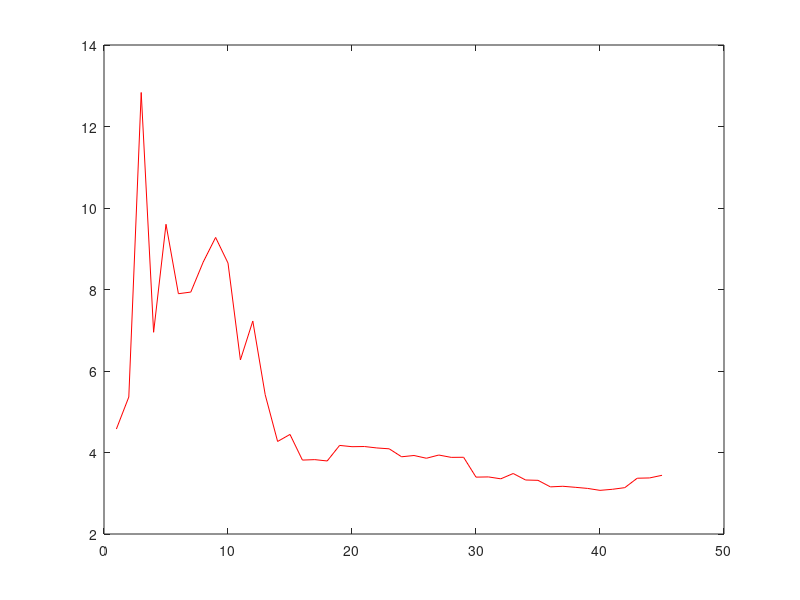

The MATLAB script that drew this image:
% dyn.m


x = [3.326533204169141,3.9835345565183555,3.3203120498193845,2.257956243971212,1.632309651307649,1.4770243793540523,2.061019908637111,1.4442034288650447,1.520617385952716,1.6841492249099408,1.6670241236969083,1.6700876211587976,1.555702740809888,1.6391737598417127,1.7837452582805076,1.6245466708653755,1.5633836523898872,1.68302196437614,1.5223581383925686,1.5719229813328142,1.594641817099795,1.520696363947153,1.7011711659348032,1.6541414145060778,1.6884158695546476,1.872527577839628,1.8462903537158128,1.8704807350613915,1.8809441673383818,1.891652431685224,1.9405420627364416,2.132449841989497,2.0670265825899135,2.074819324335105,2.2949461026441154,2.429009419993128,2.3870444340571564,2.5223055484717243,2.4781524067741723,2.5198813018304613,2.590004610811135,2.5915136826609646,2.505324951121341,2.569700233345906,2.7105388364120793];
x = [4.577024260617846,5.362306342652194,12.834789912685352,6.9504235429360435,9.601051674847582,7.896666653302388,7.936893055975386,8.673089597233076,9.277499429174712,8.64833588951208,6.2713328621856945,7.225983655044142,5.417942315262063,4.270846448373552,4.4432652064644405,3.8139817856914773,3.8250242269477623,3.7923667279993896,4.174060574834894,4.142623866596682,4.146891347214763,4.1118441024503,4.090544676443902,3.895154023973002,3.9265262709872344,3.859002388073198,3.9378028789638257,3.880683673191347,3.882931367748019,3.3956293600659704,3.400941853177881,3.35423609068081,3.48443387942515,3.3253069745466055,3.317037670739249,3.1565780157022227,3.1713497269995887,3.1460662876543792,3.118816053315856,3.071104012317416,3.097161620960175,3.1374070202856075,3.36878753902579,3.375988981216786,3.4404726615759134];





hold off;
plot(x,'r-');
